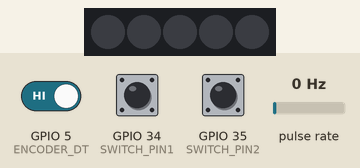
The sketch below on a simulated ESP32. Shown: 5 RGB LEDs in strip order, left to right. Wiring (inferred from the names in the program): pulse sensor: data GPIO 4. The inputs (shaded band) are chosen by the test bench; at power-on: GPIO 34 (SWITCH_PIN1) LOW, GPIO 35 (SWITCH_PIN2) LOW, pulse rate 0 Hz, GPIO 5 (ENCODER_DT) HIGH. Dim RGB values are drawn brighter than linear; WiFi joins after 1.5 s; servers stay silent unless stated; not simulated (calls return 0 or success): secrets.h; what the sketch prints to the serial monitor is not drawn.

Above: at 3.2 s.
3.3 s: GPIO 34 (SWITCH_PIN1) pulled HIGH for 0.15 s
At 3.42 s:
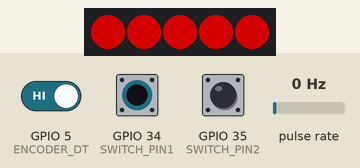
4.9 s: GPIO 35 (SWITCH_PIN2) pulled HIGH for 0.15 s
At 5.0 s:
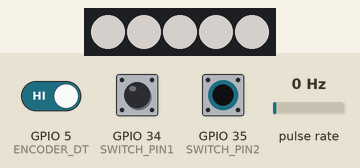
6.5 s: pulse rate (sensor on GPIO 4) set to 4 Hz
8.5 s: GPIO 34 (SWITCH_PIN1) pulled HIGH for 1 s
At 10.7 s:
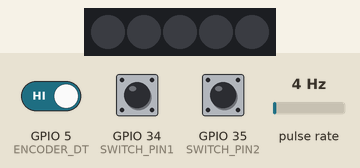
11.0 s: GPIO 35 (SWITCH_PIN2) pulled HIGH for 1 s
At 11.29 s:
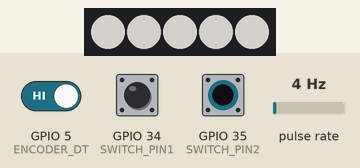
13.5 s: GPIO 34 (SWITCH_PIN1) pulled HIGH for 3.2 s
At 17.9 s:
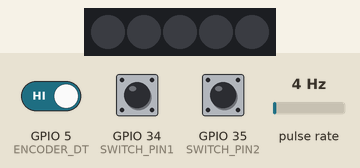
Timing chart, 0 to 19.2 s (numbered marks = the images above; inputs shaded):
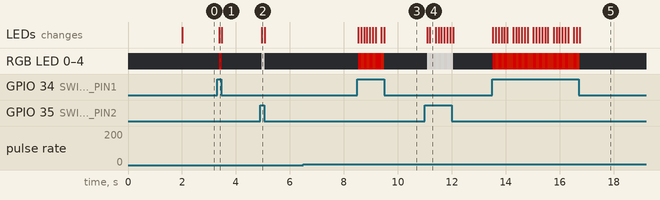

The sketch:

main.ino
```cpp
#include <FastLED.h>
#include <WiFi.h>
#include <WebServer.h>
#include "secrets.h"

#define DATA_PIN 26
#define NUM_LEDS 5

#define MODE_OFF 0
#define MODE_COLOR 1
#define MODE_LIGHT 2
#define MODE_NET_SOLID 3
#define MODE_NET_DRAW 4

#define SWITCH_PIN1 34  // Pino digital 1 da chave
#define SWITCH_PIN2 35  // Pino digital 2 da chave

// Pinos do encoder
#define ENCODER_CLK 4
#define ENCODER_DT 5

// WiFi configuration
const char* ssid = SECRET_SSID;
const char* password = SECRET_PASS;

WebServer server(80);

CRGB leds[NUM_LEDS];
int mode = MODE_OFF;

volatile int encoderCount = 0;
int lastEncoderCount = 0;       // Guarda o último valor do encoder
int hue = 0;                    // Variável para armazenar o valor de HUE no modo COLOR
int lightTemperatureIndex = 4;  // Começa com um valor médio no array de temperatura

unsigned long lastInterruptTime = 0;     // Para debounce
const unsigned long debounceDelay = 20;  // Delay em milissegundos para debounce

// Array de temperaturas de cor
const CRGB temperatureColors[] = {
  Candle, Tungsten40W, Tungsten100W, Halogen,
  CarbonArc, HighNoonSun, DirectSunlight, OvercastSky, ClearBlueSky
};

// Variável para controlar a direção do encoder
bool dir;

void IRAM_ATTR encoderISR() {
  unsigned long currentTime = millis();

  // Verifica se o tempo atual é maior que o último tempo de interrupção + o delay de debounce
  if (currentTime - lastInterruptTime > debounceDelay) {
    // Atualiza o último tempo de interrupção
    lastInterruptTime = currentTime;

    // Direção do encoder
    int dtState = digitalRead(ENCODER_DT);
    if (dtState != digitalRead(ENCODER_CLK)) {
      encoderCount++;
      dir = true;
    } else {
      encoderCount--;
      dir = false;  // Sentido anti-horário
    }
  }
}

void setup() {
  Serial.begin(115200);

  // Configuração dos pinos do encoder
  pinMode(ENCODER_CLK, INPUT);
  pinMode(ENCODER_DT, INPUT);

  // Configuração dos pinos da chave de 3 posições
  pinMode(SWITCH_PIN1, INPUT);
  pinMode(SWITCH_PIN2, INPUT);

  // Configura interrupções para o pino CLK
  attachInterrupt(digitalPinToInterrupt(ENCODER_CLK), encoderISR, CHANGE);

  FastLED.addLeds<WS2812B, DATA_PIN,GRB>(leds, NUM_LEDS);
  FastLED.setBrightness(128);

  // Conectar ao Wi-Fi
   connectToWiFi();
   setupServer();
}

void loop() {
  // Verifica modo de operação com base nos switches
  readSwitchMode();

  // Ajusta cor ou temperatura de luz dependendo do modo e direção do encoder
  if (encoderCount != lastEncoderCount) {
    adjustColor(dir ? 1 : -1);  // Incrementa ou decrementa conforme a direção
    lastEncoderCount = encoderCount;
  }

  // Executa a ação conforme o modo
  handleModes();

  // Processar requisições HTTP
  server.handleClient();

  delay(100);
  debugPrint();
}

// Função para conectar ao Wi-Fi
void connectToWiFi() {
  WiFi.begin(ssid, password);
  Serial.print("Conectando ao Wi-Fi");

  while (WiFi.status() != WL_CONNECTED) {
    delay(1000);
    Serial.print(".");
  }
  Serial.println("\nWi-Fi conectado!");
}

// Função para configurar as rotas do servidor HTTP
void setupServer() {
  // Rota para a página principal
  server.on("/", HTTP_GET, []() {
    server.send(200, "text/html", "<h1>Controle de LED</h1><p>Use /color para ajustar a cor e /light para a temperatura.</p>");
  });

  // Rota para controlar a cor (HUE)
  server.on("/color", HTTP_GET, []() {
    if (server.hasArg("hue")) {
      hue = server.arg("hue").toInt();
      server.send(200, "text/plain", "Cor ajustada para HUE: " + String(hue));
    } else {
      server.send(400, "text/plain", "Parâmetro 'hue' não fornecido.");
    }
  });

  // Rota para ajustar a temperatura da luz
  server.on("/light", HTTP_GET, []() {
    if (server.hasArg("temp")) {
      lightTemperatureIndex = constrain(server.arg("temp").toInt(), 0, 8);
      server.send(200, "text/plain", "Temperatura ajustada para índice: " + String(lightTemperatureIndex));
    } else {
      server.send(400, "text/plain", "Parâmetro 'temp' não fornecido.");
    }
  });

  server.begin();
}

// Função para ler o estado dos switches e definir o modo
void readSwitchMode() {
  bool s1 = digitalRead(SWITCH_PIN1);
  bool s2 = digitalRead(SWITCH_PIN2);

  if (s1) {
    mode = MODE_COLOR;
  } else if (s2) {
    mode = MODE_LIGHT;
  } else {
    mode = MODE_OFF;
  }
}

void debugPrint() {
  Serial.print("Modo: ");
  Serial.print(mode);

  Serial.print(" | HUE ");
  Serial.print(hue);
  Serial.print(" | TEMP INDEX ");
  Serial.print(lightTemperatureIndex);

  Serial.print(" | Encoder Count: ");
  Serial.print(encoderCount);

  Serial.print(" | Direção Encoder: ");
  Serial.print(dir ? "Horario" : "Anti-horario");

  Serial.print(" | Wi-Fi: ");
  Serial.print(WiFi.status() == WL_CONNECTED ? "Conectado" : "Desconectado");

  Serial.print(" | IP: ");
  Serial.print(WiFi.localIP());


  Serial.println();
}

// Função para gerenciar modos de operação
void handleModes() {
  switch (mode) {
    case MODE_OFF:
      FastLED.showColor(CRGB::Black);
      break;

    case MODE_COLOR:
      FastLED.showColor(CHSV(hue, 255, 255));
      break;

    case MODE_LIGHT:
      fill_solid(leds, NUM_LEDS, temperatureColors[lightTemperatureIndex]);
      FastLED.show();
      break;
  }
}

// Função para ajustar cor ou temperatura com base no modo e direção do encoder
void adjustColor(int direction) {
  if (mode == MODE_COLOR) {
    hue = (hue + (direction * 10)) % 256;
    if (hue < 0) {
      hue += 256;
    }
    FastLED.showColor(CHSV(hue, 255, 255));
  } else if (mode == MODE_LIGHT) {
    lightTemperatureIndex = constrain(lightTemperatureIndex + direction, 0, 8);
    fill_solid(leds, NUM_LEDS, temperatureColors[lightTemperatureIndex]);
    FastLED.show();
  }
}
```

Measured:
- after the input at 3.3 s, RGB LED 0–4: off → RGB(128, 0, 0) after 0.07 s, → off 0.11 s later; the LEDs: change after 0.07 s (image 1)
- after the input at 4.9 s, RGB LED 0–4: off → RGB(128, 125, 122) after 0.05 s, → off 0.11 s later; the LEDs: change after 0.05 s (image 2)
- after the input at 6.5 s, every drawn part: stays the same
- after the input at 8.5 s, RGB LED 0–4: off → RGB(128, 0, 0) at once, → RGB(115, 13, 0) 0.10 s later, → RGB(128, 0, 0) 0.11 s later, → RGB(115, 13, 0) 0.11 s later, … (9 changes in this stretch); the LEDs: first change at once (image 3 shows a later state)
- after the input at 11.0 s, RGB LED 0–4: off → RGB(128, 128, 126) after 0.08 s, → RGB(128, 125, 122) 0.11 s later, → RGB(128, 128, 126) 0.21 s later, → RGB(128, 125, 122) 0.11 s later, … (9 changes in this stretch); the LEDs: first change after 0.08 s (image 4 shows a later state)
- after the input at 13.5 s, RGB LED 0–4: off → RGB(128, 0, 0) at once, then repeats every 0.75 s: 2 × (RGB(115, 13, 0) 0.11 s, RGB(128, 0, 0) 0.11 s), RGB(115, 13, 0) 0.21 s, RGB(128, 0, 0) 0.11 s, until it stays off from 16.7 s; the LEDs: first change at once (image 5 shows a later state)
